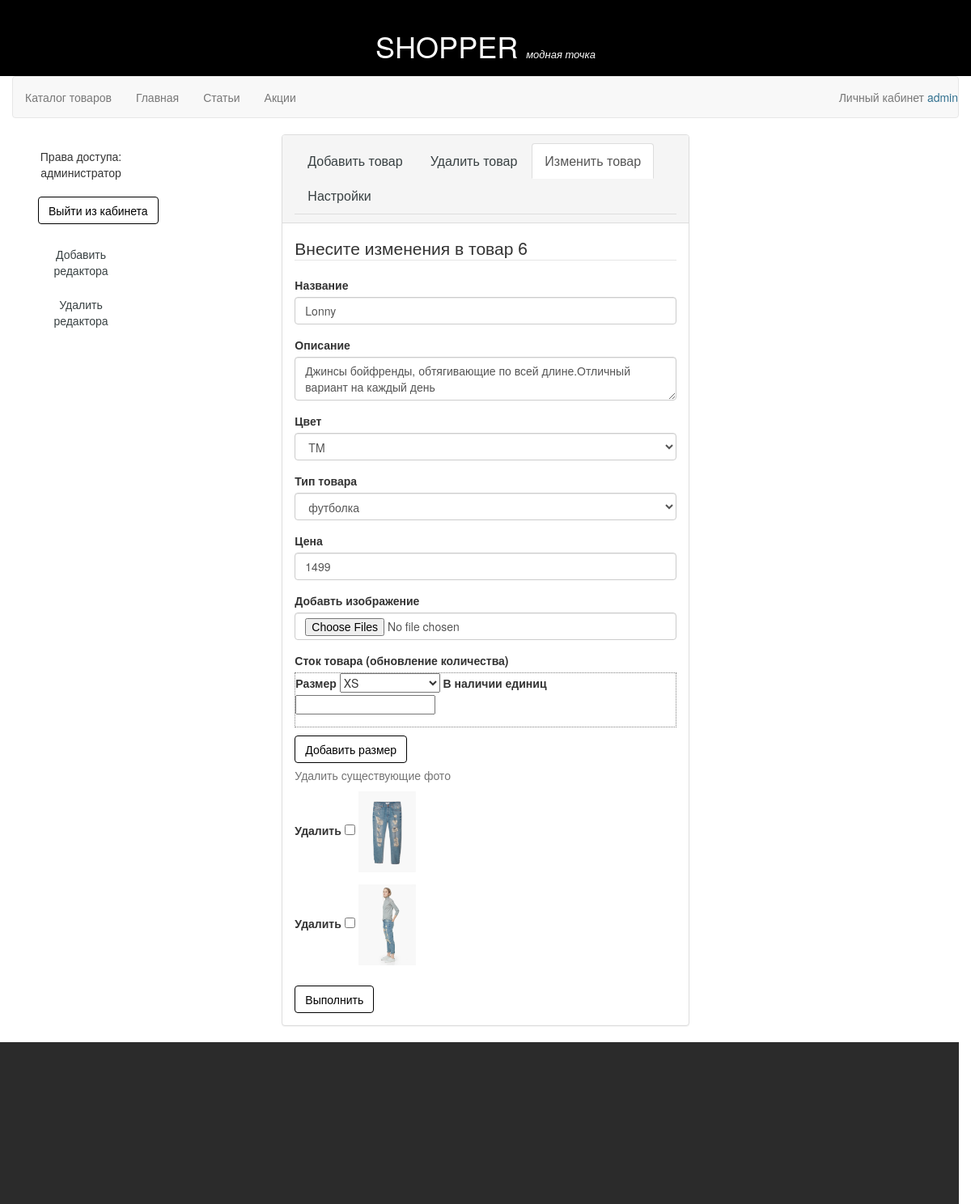
Screenshot of /edit_product?id=6 (signed in) with the database file from the repository.
### tables this page shows
CREATE TABLE IF NOT EXISTS `product` (
  `id` int(11) NOT NULL AUTO_INCREMENT,
  `name` varchar(30) NOT NULL,
  `description` tinytext NOT NULL,
  `type` int(11) NOT NULL,
  `price` float NOT NULL,
  PRIMARY KEY (`id`),
  KEY `type` (`type`)
);

CREATE TABLE IF NOT EXISTS `product_photo` (
  `id` int(11) NOT NULL,
  `photo_url` varchar(200) NOT NULL,
  `color` char(2) NOT NULL,
  KEY `id_product` (`id`),
  KEY `id` (`id`)
);

### core/routing.php (called while the page is built, shortened)
<?php
include_once('core/db_script.php');
function routing($page){
	$controler  = select ('pages', 'page_name', array('page'=>$page));
	$sidebar_controler = select('right_sidebar','sidebar_page',array('main_page'=>$page));
include_once('models/parametres.php');
include_once('views/template_view.php');
}
?>

### core/core.php (called while the page is built, shortened)
<?php
include_once 'core/routing.php';
function page_load(){
	$page = getPage();
	routing($page);
}
function getPage(){
	$array = explode('/',$_SERVER['REQUEST_URI']);
	$page = $array[1];
	$page = trim_parameters($page);
	if ($page){
		$result = $page;
	}
	else $result ='main';
	return $result;
}
function trim_parameters($page){
	$array = explode('?',$page);
	return $array[0];
}
?>

### index.php (called while the page is built)
<?php
include_once ("core/core.php");
page_load();
?>

### models/edit_model.php (called while the page is built, shortened)
<?php
$link="edit_product";
$legend="Внесите изменения в товар $id";
$product = select('product','*',array('id'=>$id));
if (isset($colors))
	unset($colors);
$_colors = select('stock','DISTINCT color',array('id'=>$id));
foreach ($_colors as $k=>$v){
	$colors[$v['color']]=$v['color'];
}
$images = select('product_photo','photo_url, color',array('id'=>$id));
extract($product[0]);
?>

### core/db_script.php (called while the page is built, shortened)
<?php
function get_connection(){
	return mysqli_connect('127.0.0.1','root','','myfirstshop');
}
function select($table, $what='*', $where='', $add=""){
	if (!empty($where))
	{
		foreach($where as $key=>$value){
			$where_sql.="$and $key='$value' ";
			if (!$and)
				$and=' and ';
		}
		$where_sql='where '.$where_sql;
	}
	$query="SELECT $what FROM $table $where_sql $add";
	$db_connection=get_connection();
	mysqli_set_charset($db_connection,'utf8');
	$result = mysqli_query($db_connection,$query);
	if ($result && mysqli_num_rows($result)){
		while ($row=mysqli_fetch_assoc($result))
			$rows[]=$row;
	}
	else {
		$rows='';
	}
	return $rows;
}

### models/admin_cabinet_model.php (called while the page is built, shortened)
<?php
$_types = select('families');
foreach ($_types as $k=>$v){
	$types[$v['type']]=$v['family'];
}
$_sizes = select ('sizes');
foreach ($_sizes as $k=>$v){
	$sizes[$v['id']]=$v['size'];
}
 for ($i=32;$i<=52;$i++){
 	$sizes[$i]=$i;
 }
$_colors = select ('colors');
foreach ($_colors as $k=>$v){
	$colors[$v['code']]=$v['value'];
}
?>

### models/parametres.php (called while the page is built, shortened)
<?php
$_tmp = select('settings', '*' );
?>

### views/add_product_view.php (the view, shortened to what this page needs)
<form  action="<?=$link?>" method="POST" role="form" enctype='multipart/form-data'>
	<legend><?=$legend?></legend>
	<div class="form-group">
		<label for="n">Название</label>
		<input type="text" class="form-control" id="n" name = "name" placeholder="Имя модели" value ="<?=$name?>" maxlength="28">
	</div>
	<div class="form-group">
		<label for="d">Описание</label>
		<textarea class="form-control" id="d" name = "description"
		maxlength="245"><?=$description?></textarea>
	</div>
	<div class="form-group">
		<label for="color">Цвет</label>
		<select class="form-control" name ='color' id='color'>
			<?php foreach ($colors as $k=>$v){?>
			<option value=<?=$k?>><?=$k?></option>
			<?php }?>
		</select>
	</div>
	<div class="form-group">
		<label for="t">Тип товара</label>
		<select class="form-control" name ='type' id='t'>
			<?php foreach ($types as $k=>$v){?>
			<option value=<?=$k?>><?=$v?></option>
			<?php }?>
		</select>
	</div>
		<div class="form-group">
			<label for="p">Цена</label>
			<input class="form-control" id="p" name = "price" maxlength="6"placeholder="999.09" value ="<?=$price?>">
		</div>
		<div class="form-group">
			<label for="p">Добавть изображение</label>
			<input type='file' multiple class="form-control" id="f" name = "photo[]">
		</div>
	<label for="p">Сток товара (обновление количества)</label>
	<fieldset id="stock_field_js">
	<div class="form-group" id="clone">
		<label for="s">Размер</label>
		<select name ='size[]' id='s'>
			<?php foreach ($sizes as $k=>$v){?>
			<option value=<?=$k?>><?=$v?></option>
			<?php }?>
		</select>
			<label for="stock">В наличии единиц</label>
			<input type="number" id="stock" name = "stock[]" maxlength="6" >
	</div>
	</fieldset>
	<button class="btn btn-default" id="stock_ctrl_js">Добавить размер</button>
	<?php if ($link){ ?>
	<?php if($images){?>
	<p class='help-block'> Удалить существующие фото</p>
	<?php foreach($images as $image){ ?>
	<div class="form-group images" data-color="<?=$image['color']?>">
		<label>Удалить</label>
		<input type='checkbox'  name = "del_photo[]" value ="<?=$image['photo_url']?>">
		<img src="<?=$image['photo_url']?>" height=100px;>
	</div>
	<?php } } } ?>
	<button type="submit" class="btn btn-default">Выполнить</button>
</form>

### views/css/style.css (style rules this page uses)
* { margin:0; padding: 0; }
html,body { height: 100%; min-height: 100%; }
.btn { color:black; background: white; border-color:black; margin-top:10px; }
fieldset { border:1px dotted grey; }

### rows the page displays
product: name "Lonny", description "Джинсы бойфренды, обтягивающие по всей длине.Отличный вариант на каждый день", price "1499"
product_photo: photo_url (picture)
product_photo: photo_url (picture)

### other values shown
$user_name "admin"
$legend "Внесите изменения в товар 6"
form field color "TM"
form field type "футболка"
form field value "XS"
